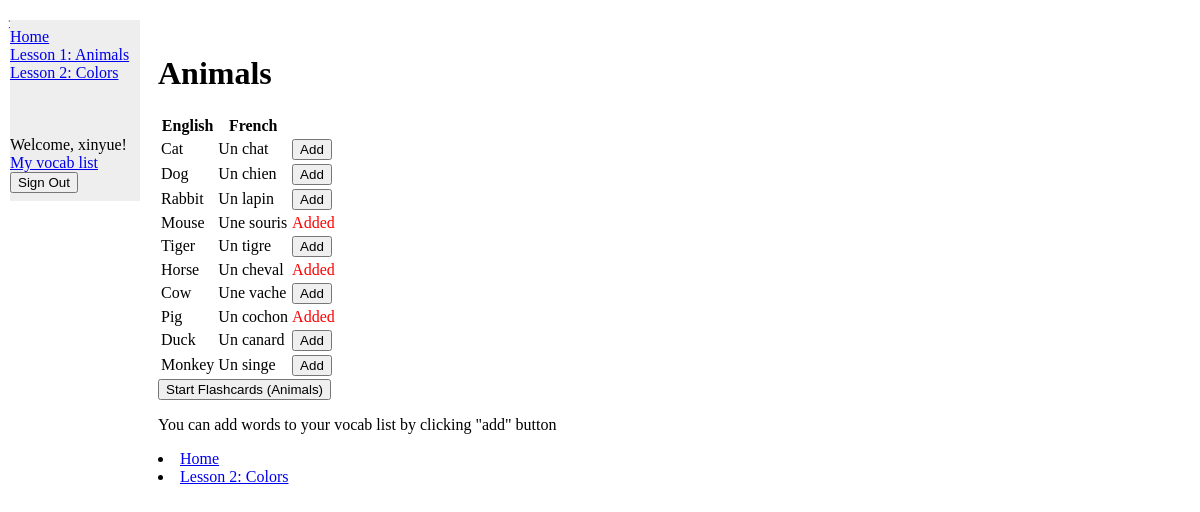
Page /animals/ (signed in) on the committed database.
### vocab/models.py (models this page shows, shortened)
class Animals(models.Model):
    english_word = models.CharField(max_length=100)
    french_translation = models.CharField(max_length=100)

### vocab/views.py (the view)
# urls.py: path('animals/', views.animals, name='animals'),
def animals(request):
    vocabulary_items = Animals.objects.all()
    user_vocabulary_words = get_user_vocabulary_words(request.user)
    return render(request, 'vocab/animals.html', {'vocabulary_items': vocabulary_items, 'user_vocabulary_words': user_vocabulary_words})

### vocab/views.py (called while the page is built)
def get_user_vocabulary_words(user):
    if user.is_authenticated:
        user_vocabulary, created = UserVocabulary.objects.get_or_create(user=user)
        return list(user_vocabulary.colors.all()) + list(user_vocabulary.animals.all())
    else:
        return []

### vocab/templates/vocab/animals.html (shortened to what this page needs)
{% extends "base.html" %}
{% block content %}
        <h1>Animals</h1>
            <table>
                <tr>
                    <th>English</th>
                    <th>French</th>
                    <th> </th>
                </tr>
                {% for item in vocabulary_items %}
                    <tr>
                        <td>{{ item.english_word }}</td>
                        <td>{{ item.french_translation }}</td>
                        <td>
                            {% if item in user_vocabulary_words %}
                                <span style="color: red;">Added</span>
                            {% else %}
                                {% if user.is_authenticated %}
                                    <form method="post" action="{% url 'add_to_vocab' model_name='animals' word_id=item.id %}">
                                        <button type="submit">Add</button>
                                    </form>
                                {% endif %}
                            {% endif %}
                        </td>
                    </tr>
                {% endfor %}
            </table>
            <form method="post" action="{% url 'flashcard' model_name='animals' %}">
                <button type="submit">Start Flashcards (Animals)</button>
            </form>
            <p>You can add words to your vocab list by clicking "add" button</p>
            <li><a href="{% url 'index' %}">Home</a></li>
            <li><a href="{% url 'colors' %}">Lesson 2: Colors</a></li>
 {% endblock %}

### vocab/templates/base.html (shortened to what this page needs)
<!DOCTYPE html>
<html>
    <head>
    </head>
    <body>
    {% block sidebar %}
        <ul>
            <div class="sidenav">
                <li><a href="{% url 'index' %}">Home</a></li>
                <li><a href="{% url 'animals' %}">Lesson 1: Animals</a></li>
                <li><a href="{% url 'colors' %}">Lesson 2: Colors</a></li>
                <br/><br/><br/>
                    {% if user.is_authenticated %}
                        Welcome, {{ user.username }}!
                        <li><a href="{% url 'my_vocab_list' %}">My vocab list</a></li>
                        <form action="{% url 'logout' %}" method="post">
                            <input type="submit" value="Sign Out">
                        </form>
                    {% endif %}
                </div>
              </ul>>
              {% endblock %}
            <div class="main">
                {% block content %}{% endblock %}
            </div>
    </body>
</html>

### vocab/templates/base.html (style rules this page uses)
.sidenav { width: 130px; position: fixed; z-index: 1; top: 20px; left: 10px; background: #eee; overflow-x: hidden; padding: 8px 0; }
.main { margin-left: 140px; padding: 0px 10px; }

### rows in the picture
Animals: english_word "Cat", french_translation "Un chat", shows "Add"
Animals: english_word "Dog", french_translation "Un chien", shows "Add"
Animals: english_word "Rabbit", french_translation "Un lapin", shows "Add"
Animals: english_word "Mouse", french_translation "Une souris", shows "Added"
Animals: english_word "Tiger", french_translation "Un tigre", shows "Add"
Animals: english_word "Horse", french_translation "Un cheval", shows "Added"
Animals: english_word "Cow", french_translation "Une vache", shows "Add"
Animals: english_word "Pig", french_translation "Un cochon", shows "Added"
Animals: english_word "Duck", french_translation "Un canard", shows "Add"
Animals: english_word "Monkey", french_translation "Un singe", shows "Add"

### other values in the picture
{{ user.username }} "xinyue"
